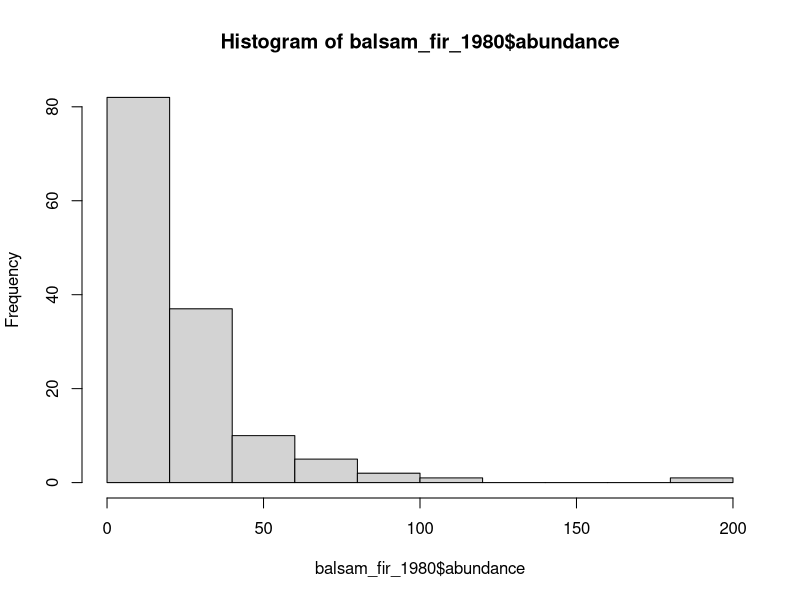
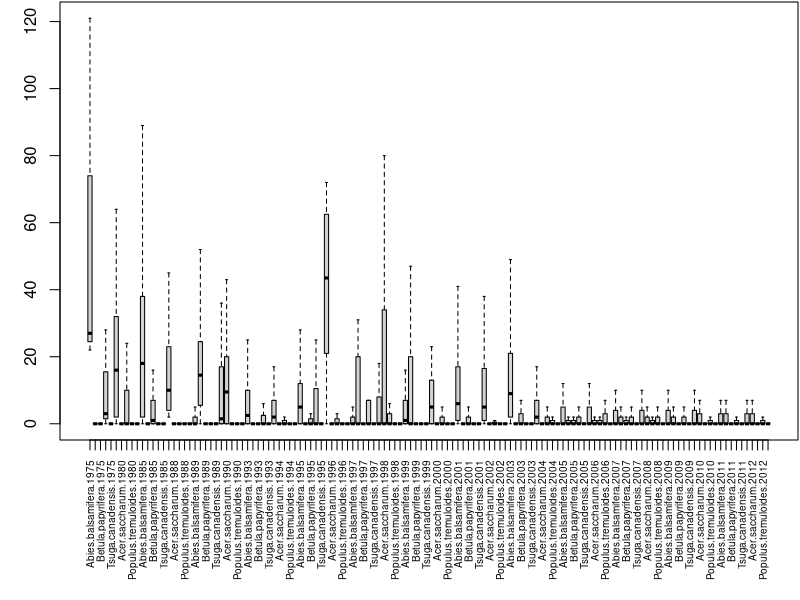
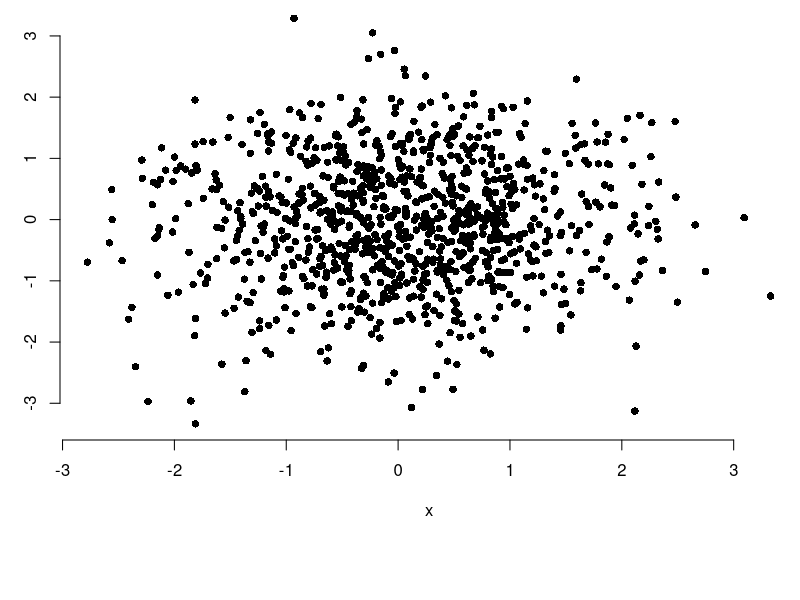
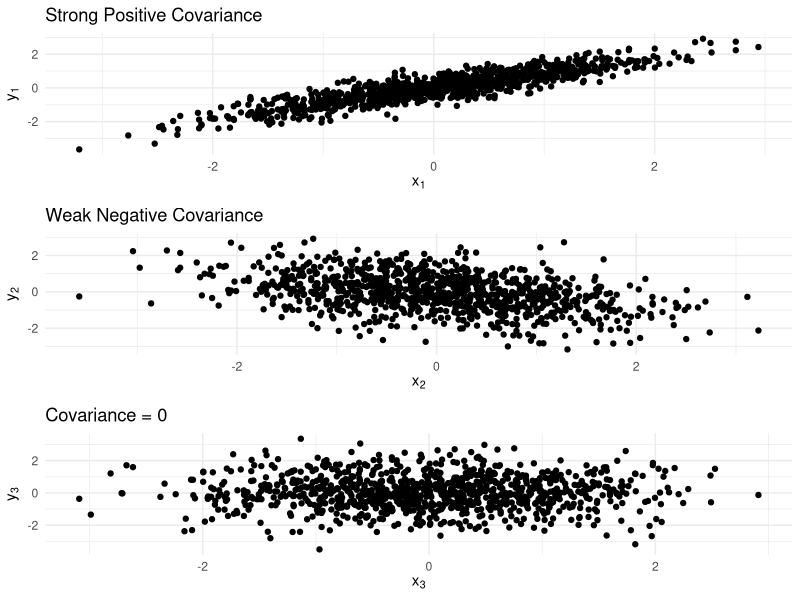
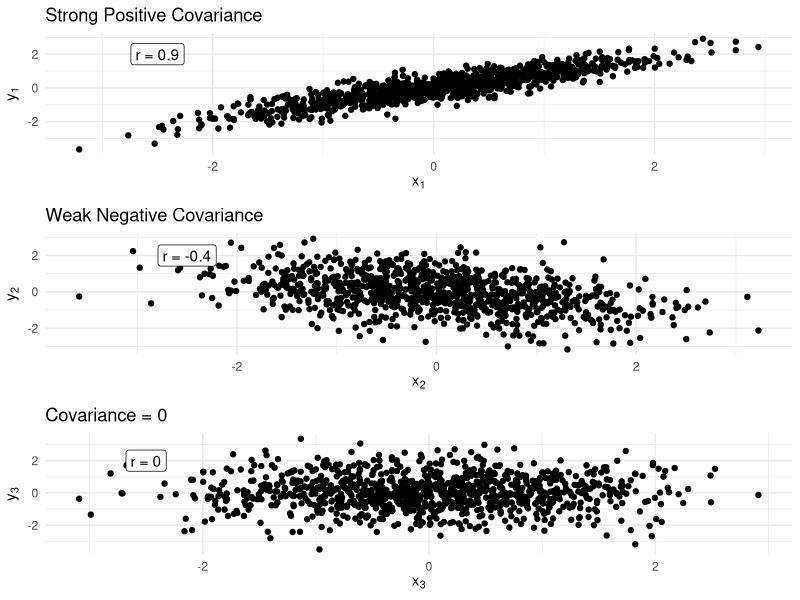
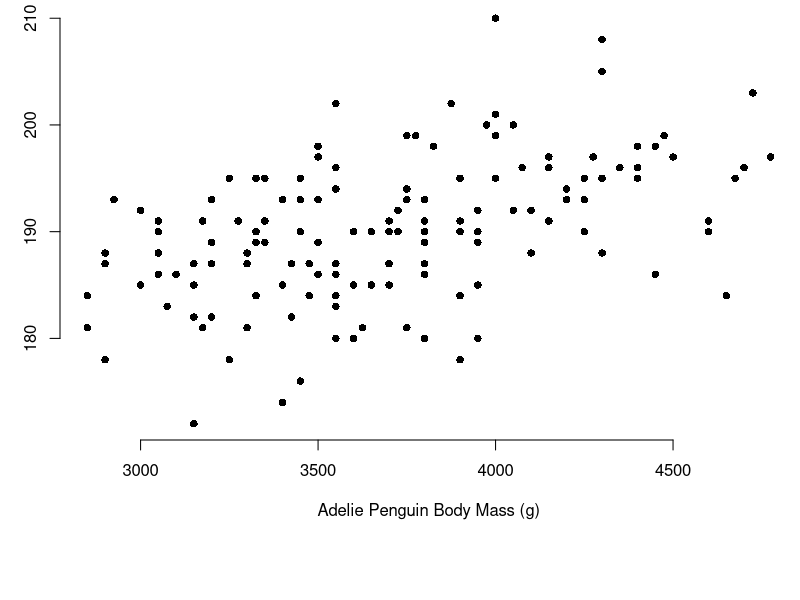
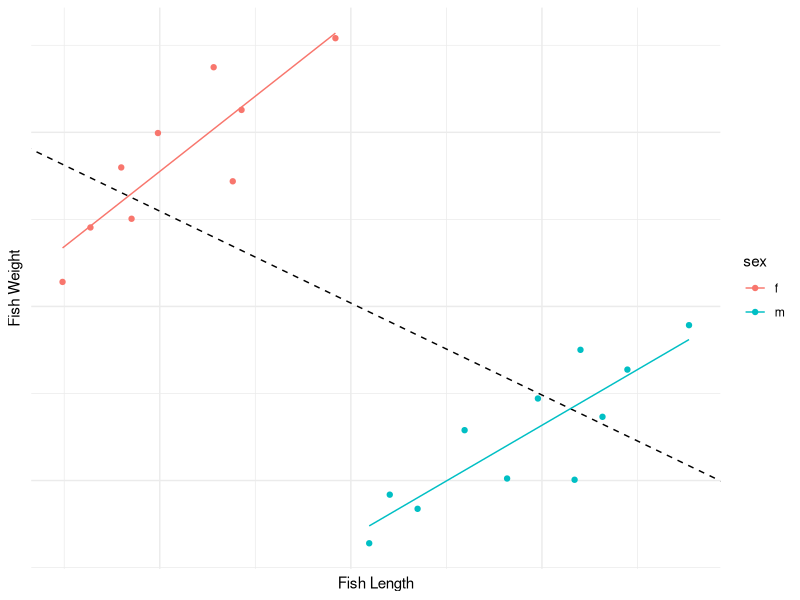
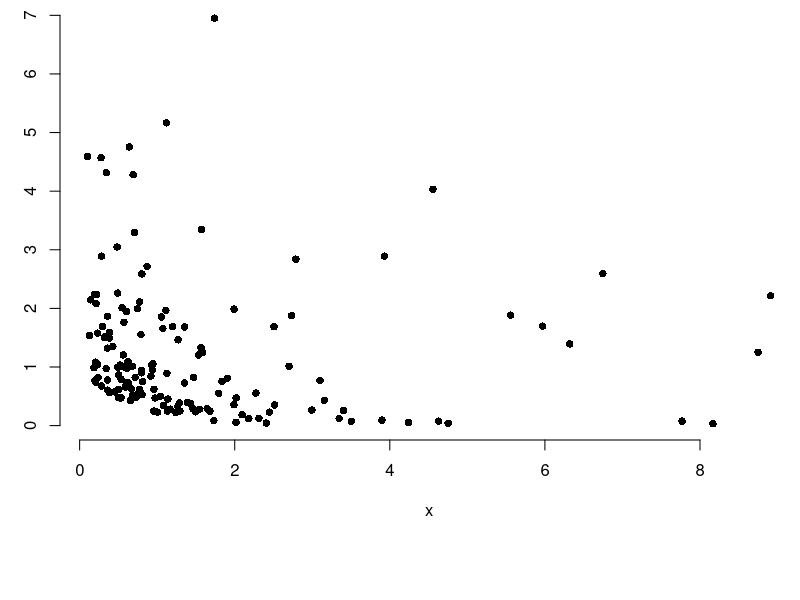

Generate these figures, in order, with R:
## ---- chunk 1
## r code goes in to chunks, delimited like this. you can add one with the "Insert" menu
## This setup chunk should be used for defining the document defaults
## here, we set the default figure size, the comment character, and the type
## of graphics to use
knitr::opts_chunk$set(fig.width=5.5, fig.height=5.5, collapse = TRUE, comment = "##", dev="png", error=TRUE)

## this chunk us also a cood place to load any librarys you want
## and to store constants in the R environment
## here I save a set of 8 colours for figures
library(RColorBrewer)
cols = brewer.pal(8, "Set1")
library(mvtnorm)
library(ggplot2)
library(gridExtra)
## These two packages make table display nicer; you can omit them if you don't want
## to use tables
library(knitr)
library(kableExtra)
options(digits = 3)
set.seed(12345)
## ---- chunk 2
trees = read.csv("../datasets/tree_abundance.csv")
head(trees)
## ---- chunk 3
trees = read.csv("../datasets/tree_abundance.csv")
head(trees)
## ---- chunk 4
trees = read.csv("../datasets/tree_abundance.csv")

# install.packages("reshape2") # run this once, to install the package
library("reshape2")
trees_tall = melt(trees, id.vars = c("pid", "year"), variable.name = "species", value.name = "abundance")
head(trees_tall)
## ---- chunk 5
trees = read.csv("../datasets/tree_abundance.csv")

# install.packages("reshape2") # run this once, to install the package
library("reshape2")
trees_tall = melt(trees, id.vars = c("pid", "year"), variable.name = "species", value.name = "abundance")
head(trees_tall)
## ---- chunk 6
trees_wide = dcast(trees_tall, pid ~ species + year, value.var = "abundance", fill = 0)
trees_wide[1:10, 1:10]
## ---- chunk 7
balsam_fir_1980 = subset(trees_tall, species == "Abies.balsamifera" & year == 1980)
head(balsam_fir_1980)
hist(balsam_fir_1980$abundance)
## ---- chunk 8
par(mar = c(8, 3, 0.1, 0.1)) # adjust the margins
bpl = boxplot(abundance ~ species + year, data = trees_tall, outline = FALSE, xlab = "",
			  xaxt = "n")
# do a bit of magic to rotate the axis labels
axis(side = 1, at = 1:length(bpl$names), labels = bpl$names, cex.axis = 0.6, las = 2)
## ---- chunk 9
head(aggregate(abundance ~ species + year, data = trees_tall, FUN = mean))
## ---- chunk 10
x = rnorm(1000)
y = rnorm(1000) # these variables are independent

plot(x, y, pch=16, bty='n')
## ---- chunk 11
sig1 = matrix(c(1, 0.9, 0.9, 1), ncol=2)
sig2 = matrix(c(1, -0.4, -0.4, 1), ncol=2)
sig3 = matrix(c(1, 0, 0, 1), ncol=2)
xx1 = rmvnorm(1000, sigma = sig1)
x1 = xx1[,1]; y1 = xx1[,2]
xx2 = rmvnorm(1000, sigma = sig2)
x2 = xx2[,1]; y2 = xx2[,2]
xx3 = rmvnorm(1000, sigma = sig3)
x3 = xx3[,1]; y3 = xx3[,2]
p1 = ggplot(data.frame(x=x1, y = y1), aes(x=x, y=y)) + geom_point() +
	xlab(expression(x[1])) + ylab(expression(y[1])) +
	ggtitle("Strong Positive Covariance") + theme_minimal()
p2 = ggplot(data.frame(x=x2, y = y2), aes(x=x, y=y)) + geom_point() +
	xlab(expression(x[2])) + ylab(expression(y[2])) +
	ggtitle("Weak Negative Covariance") + theme_minimal()
p3 = ggplot(data.frame(x=x3, y = y3), aes(x=x, y=y)) + geom_point() +
	xlab(expression(x[3])) + ylab(expression(y[3])) +
	ggtitle("Covariance = 0") + theme_minimal()

## ---- chunk 12
# in R:
c(  top =    cov(x1, y1),
	middle = cov(x2, y2),
	bottom = cov(x3, y3))
## ---- chunk 13
grid.arrange(p1, p2, p3, ncol=1)
## ---- chunk 14
# in R:
c(  top =    cor(x1, y1),
	middle = cor(x2, y2),
	bottom = cor(x3, y3))
## ---- chunk 15
grid.arrange(
	p1 + annotate("label", x=-2.5, y=2, label=paste("r =", round(cor(x1, y1), 1))), 
	p2 + annotate("label", x=-2.5, y=2, label=paste("r =", round(cor(x2, y2), 1))), 
	p3 + annotate("label", x=-2.5, y=2, label=paste("r =", round(cor(x3, y3), 1))), ncol=1)
## ---- chunk 16
data(penguins, package = "palmerpenguins")
penguins = as.data.frame(penguins)
penguins = penguins[complete.cases(penguins),] # remove NAs

penguins_ade = subset(penguins, species == "Adelie")
n = nrow(penguins_ade)
(r = cor(penguins_ade$body_mass_g, penguins_ade$flipper_length_mm))
(s_r = sqrt((1-r^2)/(n-2)))
(t_val = r/s_r)
(2 * pt(t_val, n-2, lower.tail = FALSE)) ## two-sided test

## ---- chunk 17
plot(flipper_length_mm ~ body_mass_g, data = penguins_ade, pch=16, 
     xlab = "Adelie Penguin Body Mass (g)", ylab = "Flipper Length (mm)", bty='n')
## ---- chunk 18
penguins_ade = subset(penguins, species == "Adelie")
n = nrow(penguins_ade)
(r = cor(penguins_ade$body_mass_g, penguins_ade$flipper_length_mm))
(s_r = sqrt((1-r^2)/(n-2)))
(t_val = r/s_r)
(2 * pt(t_val, n-2, lower.tail = FALSE)) ## two-sided test
## ---- chunk 19
# Equivalent built-in test
with(penguins_ade, cor.test(body_mass_g, flipper_length_mm, alternative = "two.sided"))
## ---- chunk 20
csg = read.csv("../datasets/cor_subgroup.txt")
csg = csg[order(csg$sex, csg$x),]
mod = coef(lm(y~x, data = csg))
mod2 = lm(y~x*sex, data = csg)
segs = data.frame(xs = csg$x[c(1,10)], xe = csg$x[c(9, nrow(csg))], 
				   ys = predict(mod2)[c(1,10)], 
				   ye = predict(mod2)[c(9, nrow(csg))], sex = c('f', 'm'))
ggplot(csg, aes(x=x, y=y, col=sex)) + geom_point() + ylab("Fish Weight") + 
	xlab("Fish Length") + theme_minimal() + 
	geom_abline(aes(slope=mod[2], intercept = mod[1]), linetype=2) +
	geom_segment(data = segs, aes(x=xs, y=ys, xend=xe, yend=ye)) + 
	theme(axis.ticks=element_blank(), axis.text = element_blank())
## ---- chunk 21
set.seed(123)
n = 150
x = rlnorm(n)
y = exp(-1.5*x) + rgamma(n, 0.75, 0.75)
plot(x, y, pch=16, bty='n')
## ---- chunk 22
cor.test(x, y)
## ---- chunk 23
plot(rank(x), rank(y), pch = 16, bty='n')
## ---- chunk 24
cor.test(x, y)
cor.test(x, y, method = 'spearman')
## ---- chunk 25
tab = data.frame("colour" = c("violet", "white"), F2 = c(705, 224))
kable(tab)
## ---- chunk 26
tab = data.frame("colour" = c("violet", "white"), F2 = c(705, 224))
kable(tab)
## ---- chunk 27
# Test of proportions against a null hypothesis
# For small sample sizes, use binom.test
counts = matrix(c(705, 224), ncol = 2)
prop.test(counts, p = 0.75, alternative = "two.sided")
## ---- chunk 28
woodpecker = read.csv("../datasets/woodpecker.csv")
head(woodpecker)

table(woodpecker)
## ---- chunk 29
table(woodpecker)

table(woodpecker)/rowSums(table(woodpecker))

## ---- chunk 30
table(woodpecker)

table(woodpecker)/rowSums(table(woodpecker))

## ---- chunk 31
# for 2x2 tables with small sample sizes: Fisher's exact test
# fisher.test()
with(woodpecker, chisq.test(forest_type, nest_tree))

## ---- chunk 32
tab_burned = table(woodpecker[woodpecker$forest_type == "burned", "nest_tree"])
tab_burned = as.data.frame(tab_burned)
colnames(tab_burned) = c("nest_tree", "count")

tab_unburned = table(woodpecker[woodpecker$forest_type == "unburned", "nest_tree"])
tab_unburned = as.data.frame(tab_unburned)
colnames(tab_unburned) = c("nest_tree", "count")

p1 = ggplot(tab_burned, aes(x = "", y = count, fill = nest_tree)) +
  geom_col() + xlab("") + ylab("") + ggtitle("Burned") + theme_minimal() + 
  coord_polar(theta = "y") + theme(axis.text.x=element_blank(),
      axis.ticks.x=element_blank(),
      axis.text.y=element_blank(),
      axis.ticks.y=element_blank())
p2 = ggplot(tab_unburned, aes(x = "", y = count, fill = nest_tree)) +
  geom_col() + xlab("") + ylab("") + ggtitle("Unburned") + theme_minimal() + 
  coord_polar(theta = "y") + theme(axis.text.x=element_blank(),
      axis.ticks.x=element_blank(),
      axis.text.y=element_blank(),
      axis.ticks.y=element_blank())
library(gridExtra)
grid.arrange(p1, p2, ncol=2)
## ---- chunk 33

hsize = 4
tab_burned$x = tab_unburned$x = hsize

p3 = ggplot(tab_burned, aes(x = x, y = count, fill = nest_tree)) +
  geom_col() + xlab("") + ylab("") + ggtitle("Burned") + theme_minimal() + 
  coord_polar(theta = "y") + theme(axis.text.x=element_blank(),
      axis.ticks.x=element_blank(),
      axis.text.y=element_blank(),
      axis.ticks.y=element_blank()) + xlim(c(0.2, hsize + 0.5))
p4 = ggplot(tab_unburned, aes(x = x, y = count, fill = nest_tree)) +
  geom_col() + xlab("") + ylab("") + ggtitle("Unburned") + theme_minimal() + 
  coord_polar(theta = "y") + theme(axis.text.x=element_blank(),
      axis.ticks.x=element_blank(),
      axis.text.y=element_blank(),
      axis.ticks.y=element_blank()) + xlim(c(0.2, hsize + 0.5))
grid.arrange(p3, p4, ncol=2)
## ---- chunk 34
table(woodpecker)

woodp_plot = ggplot(woodpecker, aes(x = nest_tree,
				fill = forest_type)) + theme_minimal()
woodp_plot = woodp_plot + geom_bar(width = 0.5)
woodp_plot
## ---- chunk 35
woodp_plot
## ---- chunk 36
table(woodpecker)

woodp_plot = ggplot(woodpecker, aes(x = nest_tree,
				fill = forest_type))
woodp_plot = woodp_plot + geom_bar(width = 0.5, 
					position=position_dodge())
woodp_plot = woodp_plot + xlab("Nest Tree Type") +
	theme_minimal() + labs(fill = "Forest Type")
woodp_plot
## ---- chunk 37
woodp_plot
## ---- chunk 38
birddiv = read.csv("../datasets/birddiv.csv")
bird_plot = ggplot(birddiv, aes(x=forest_frag, 
				y = richness, colour = bird_type)) + 
				geom_point() + theme_minimal()
head(birddiv)
## ---- chunk 39
bird_plot
## ---- chunk 40
bird_plot = ggplot(birddiv, aes(x=forest_frag, 
				y = richness, colour = bird_type)) + 
				geom_jitter() + theme_minimal()
## ---- chunk 41
bird_plot
## ---- chunk 42
bird_plot = ggplot(birddiv, aes(x=as.factor(forest_frag), 
				y = richness, fill = bird_type)) + 
				geom_boxplot() + theme_minimal()
bird_plot = bird_plot + xlab("Forest Fragmentation")
## ---- chunk 43
bird_plot
## ---- chunk 44
pars = coef(lm(flipper_length_mm ~ body_mass_g, data = penguins_ade))

par(mfrow = c(1, 3))
plot(penguins_ade$body_mass_g, penguins_ade$flipper_length_mm, pch=16, 
     xlab = "Adelie body mass (g)", 
     ylab = "Adelie flipper length (mm)", bty='n', main = expression(best~line))
abline(a = pars[1], b = pars[2], col='blue', lwd=2)

plot(penguins_ade$body_mass_g, penguins_ade$flipper_length_mm, pch=16, 
     xlab = "Adelie body mass (g)", 
     ylab = "Adelie flipper length (mm)", bty='n', 
     main = expression(bias:~bar(epsilon) != 0))
abline(a = pars[1] + 15, b = pars[2], col='blue', lwd=2)

plot(penguins_ade$body_mass_g, penguins_ade$flipper_length_mm, pch=16, 
     xlab = "Adelie body mass (g)", 
     ylab = "Adelie flipper length (mm)", bty='n', 
     main = expression(precision:~s[epsilon]~too~large))
abline(a =mean(penguins_ade$flipper_length_mm), b = 0, col='blue', lwd=2)

## ---- chunk 45
# Exponential relationship between x and y
set.seed(10)
x = rnorm(400, 10, 1)
y = exp(0.1 + 0.5 * x + rnorm(400, 0, 0.5))
par(mfrow = c(2, 1))
plot(x,y, pch = 16, cex = 0.6)
plot(log(x), log(y), pch = 16, cex = 0.6)

## ---- chunk 46
## Data on sparrow wing lengths from Zar (1984)
dat = data.frame(age = c(3:6, 8:12, 14:17), 
        wing_length = c(1.4, 1.5, 2.2, 2.4, 3.1, 3.2, 3.2, 
        				3.9, 4.1, 4.7, 4.5, 5.2, 5.0))
mod = lm(wing_length ~ age, data = dat)
summary(mod)
confint(mod)

## ---- chunk 47
plot(wing_length ~ age, data = dat, pch=16, col="blue", bty='n',
     ylab= "Sparrow wing length (cm)", xlab = "Age (days)")
abline(mod)
## ---- chunk 48
par(mfrow=c(1, 2), bty='n')

## scale(residuals) produces **standardized** residuals
qqnorm(scale(residuals(mod)), pch=16)
qqline(scale(residuals(mod)), lty=2)
plot(dat$age, residuals(mod), xlab = "age", ylab = "residuals", pch=16)
abline(h = 0, lty=2)

## also try
## plot(mod)
## ---- chunk 49
## also try
par(mfrow = c(2,2), bty='n', mar = c(3, 3, 2,0), mgp = c(2, 0.5, 0))
plot(mod)
## ---- chunk 50
tab = data.frame(" " = c("", "Intercept      ", "Age"), 
				 estimate = c("Estimate      ", "0.71", "0.27"), 
                 s = c("St. error      ", "0.15", "0.013"), 
				 "95\\% CI" = c("95% CI", "[0.39, 1.03]", "[0.24, 0.30]"))
kt = kable(tab, col.names = c("", "", "", ""),
      caption = "Table 1. Parameter estimates for regression of wing length on age")
kt = row_spec(kt, 1, extra_css = "border-top: solid 2px; border-bottom: solid 1px")
kt = row_spec(kt, 2, extra_css = "padding 20px")
kt
